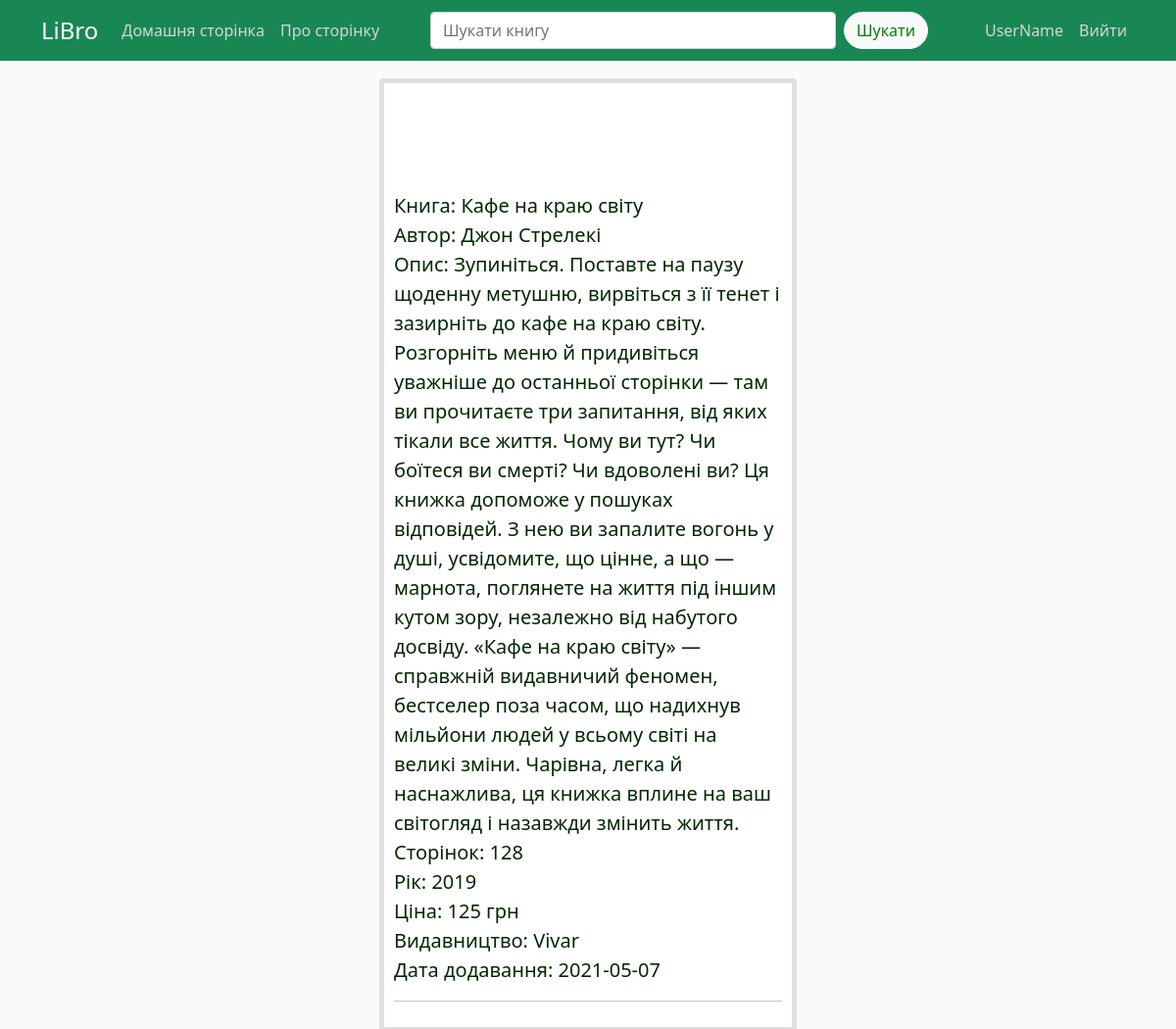
/book/3 (signed in), run on the app's committed database.
### app/models.py (models this page shows)
class User(db.Model, UserMixin):
	id = db.Column(db.Integer, primary_key=True)
	user_login = db.Column(db.String(25), unique=True, nullable=False)
	user_password = db.Column(db.String(25), unique=False, nullable=False)
	user_books = db.relationship('User_books', backref='user', lazy=True)

class Books(db.Model):
	book_id = db.Column(db.Integer, primary_key=True)
	book_name = db.Column(db.String, nullable=False)
	description = db.Column(db.Text)
	page = db.Column(db.Integer)
	year = db.Column(db.Integer)
	publisher_id = db.Column(db.Integer, db.ForeignKey('publishers.publishers_id'))
	categories_id = db.Column(db.Integer, db.ForeignKey('categories.category_id'))
	user_books = db.relationship('User_books', backref='book', lazy=True)

class Authors(db.Model):
	author_id = db.Column(db.Integer, primary_key=True)
	first_name = db.Column(db.String(25), nullable=False)
	second_name = db.Column(db.String(25), nullable=False)
	book = db.relationship('Books', secondary=autor_has_books, backref=db.backref('autor'), lazy='dynamic')

class User_books(db.Model):
	user_book_id = db.Column(db.Integer, primary_key=True)
	price = db.Column(db.Integer)
	data_added = db.Column(db.Date)
	data_readed = db.Column(db.Date)
	rating = db.Column(db.INTEGER)
	rewiew = db.Column(db.Text)
	status_id = db.Column(db.Integer, db.ForeignKey('shelves.shelves_id'))
	user_id = db.Column(db.Integer, db.ForeignKey('user.id'))
	book_id = db.Column(db.Integer, db.ForeignKey('books.book_id'))

class Publishers(db.Model):
	publishers_id = db.Column(db.Integer, primary_key=True)
	publishes_name = db.Column(db.String(50), nullable=False)
	books = db.relationship('Books', backref='publisher', lazy=True)

### app/views.py (the view)
@app.route("/book/<int:user_book_id>")
@login_required
def book(user_book_id):
    book = db.session.query(User, User_books, Books, Publishers, autor_has_books, Authors#об'єднюємо таблиці
            ).filter(
                User_books.user_book_id==user_book_id
            ).filter(
                User_books.user_id==current_user.id
            ).filter(
                User.id==current_user.id
            ).filter(
                Books.book_id==User_books.book_id
            ).filter(
                Publishers.publishers_id==Books.publisher_id
            ).filter(
                Books.book_id==autor_has_books.columns.book_id
            ).filter(
                Authors.author_id==autor_has_books.columns.book_id
            ).first()
    return render_template('book.html', book=book)

### app/models.py (called while the page is built)
@login_manager.user_loader
def load_user(user_id):
    return User.query.get(int(user_id))

### app/templates/book.html
{% extends "layout.html" %}
{% block content %}
	<article class="media content-section" style="margin-top: 100px">
	    <div class="media-body">
	        <div class="article-metadata">
		        <div>Книга: {{ book.Books.book_name }}</div>
		        <div>Автор: {{ book.Authors.first_name }} {{ book.Authors.second_name }}</div>
		        <div>Опис: {{ book.Books.description }}</div>
		        <div>Сторінок: {{ book.Books.page }}</div>
		        <div>Рік: {{ book.Books.year }}</div>
		        <div>Ціна: {{ book.User_books.price }} грн</div>
		        <div>Видавництво: {{ book.Publishers.publishes_name }}</div>
		        <div>Дата додавання: {{ book.User_books.data_added.strftime('%Y-%m-%d') }}</div>
		    </div>
	    </div>
	</article>
	<hr>
{% endblock content %}

### app/templates/layout.html (shortened to what this page needs)
<!DOCTYPE html>
<html>
<head lang="en">
    <link href="https://cdn.jsdelivr.net/npm/bootstrap@5.0.0-beta2/dist/css/bootstrap.min.css" rel="stylesheet">
    <link rel="stylesheet" type="text/css" href="static/css/custom.css">
</head>
<body>
    <header>
      <nav class="navbar navbar-expand-lg navbar-dark bg-success fixed-top">
        <div class="container">
          <a class="navbar-brand fs-4" href="/">LiBro</a>
            <div class="collapse navbar-collapse fs-6" id="navbarNavDropdown">
                <ul class="navbar-nav">
                    <li class="nav-item">
                      <a class="nav-link rounded" aria-current="page" href="{{url_for('home')}}">Домашня сторінка</a>
                    </li>
                    <li class="nav-item">
                      <a class="nav-link rounded" aria-current="page" href="{{url_for('about')}}">Про сторінку</a>
                    </li>
                </ul>
            </div>
              <div class="col-6">
                <form class="d-flex">
                  <input class="form-control me-2" type="search" placeholder="Шукати книгу" aria-label="Search">
                  <button class="btn btn-light rounded-pill" type="submit">Шукати</button>
                </form>
              </div>
            <div class="navbar-nav">
              {% if current_user.is_authenticated %}
                <div class="nav-item nav-link rounded">{{ current_user.user_login }}</div>
                <a class="nav-item nav-link rounded" href="{{ url_for('logout') }}">Вийти</a>
              {% else %}
                <a class="nav-item nav-link rounded" href="{{ url_for('login') }}">Увійти</a>
                <a class="nav-item nav-link rounded" href="{{ url_for('register') }}">Зареєструватись</a>
              {% endif %}
            </div>
        </div>
      </nav>
    </header>
    <main class="container">
        <div class="card border-5 fs-5">
            {% block content %}
            {% endblock %}
        </div>
    </main>
</body>
</html>

### app/static/css/custom.css (style rules this page uses)
body { background: #fafafa; color: #002800; margin-top: 5rem; }
.navbar-nav .nav-link { color: #d4d6d7 !important; }
.btn-light { color: green !important; margin-right: 50px; }
.card { padding: 10px; }
main.container { width: 450px; }

### data on the page
User: user_login "UserName"
Books: Books.book_name "Кафе на краю світу", Books.description "Зупиніться. Поставте на паузу щоденну метушню, вирвіться з її тенет і зазирніть до кафе на краю світу. Розгорніть меню й придивіться уважніше до останньої сторінки — там ви прочитаєте три запитання, від яких тікали все життя. Чому ви тут? Чи боїтеся ви смерті? Чи вдоволені ви? Ця книжка допоможе у пошуках відповідей. З нею ви запалите вогонь у душі, усвідомите, що цінне, а що — марнота, поглянете на життя під іншим кутом зору, незалежно від набутого досвіду. «Кафе на краю світу» — справжній видавничий феномен, бестселер поза часом, що надихнув мільйони людей у всьому світі на великі зміни. Чарівна, легка й наснажлива, ця книжка вплине на ваш світогляд і назавжди змінить життя.", Books.page "128", Books.year "2019"
Authors: Authors.first_name "Джон", Authors.second_name "Стрелекі"
User_books: User_books.price "125", User_books.data_added "2021-05-07"
Publishers: Publishers.publishes_name "Vivar"
